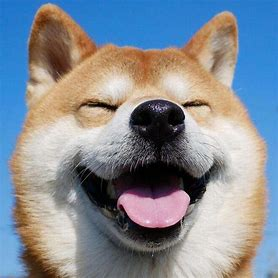
#> input picture pyzjr/augmentation/img.png, 278 x 278 px, given in place of 1604.png, which was not available
$ python pixel.py   (older library calls are emulated)
#> lines starting #> are read from the running program, lines starting #| are printed output that depends on the picture; after the words box and inside, x2 and y2 are one past the last pixel; in counts of white or black regions, pixels touching at a corner belong together; long printed decimals are rounded; pictures that were not available may be replaced by others from this repository, and a replacement may not be noted
#> further down, cv_image is the input picture: shape (278, 278, 3); mean B, G, R 148.4, 139.6, 132.6
### pyzjr/augmentation/mask_ops.py
import cv2
import numpy as np
from PIL import Image
from pyzjr.core.general import is_numpy, is_bool
from skimage.morphology import medial_axis
from scipy.ndimage import distance_transform_edt

def convert_np(image, dtype=np.uint8):
    """Convert an image to a NumPy array with the specified dtype."""
    return image if is_numpy(image) else np.array(image).astype(dtype)

# [34 lines left out: functions clip, unique, RectMask, not called in this run]

def BinaryImg(image, min_value=127, max_value=255):
    """
    Convert image to binary image
    :param image: Original image. --- (BGR format)
    :param min_value: Minimum threshold, default to 127
    :param max_value: Maximum threshold, default to 225
    """
#> called with min_value = 127, max_value = 255
    np_image = convert_np(image)
    gray_image = cv2.cvtColor(np_image, cv2.COLOR_BGR2GRAY)
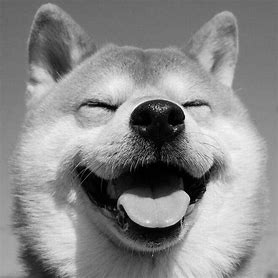
#> gray_image: shape (278, 278); min 0, max 252, mean 138.5
    _, binary_image = cv2.threshold(gray_image, min_value, max_value, cv2.THRESH_BINARY)
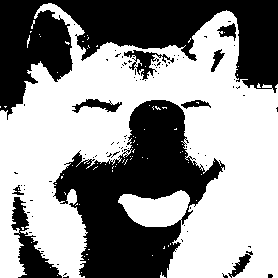
#> binary_image: shape (278, 278); 56.6% white; 93 black regions (83 under 20 px), largest, box (x1, y1, x2, y2) and area: (0, 0, 278, 120) 15623, (53, 100, 225, 278) 14709, (11, 197, 62, 278) 1450
    return binary_image

# [223 lines left out: functions up_low, approximate, ceilfloor, bool2mask, cv_distance, chamfer and 12 more, not called in this run]

# [29 lines that do not run on import are left out]

### pyzjr/measure/skeleton_extraction.py
# Skeleton extraction
"""
skeletoncv、sketionio均是使用zhang-suen骨架算法（手写算法不佳），sketion_medial_axis采用的是中轴提取
下面的膨胀、中值滤波（滤波效果中最佳）、闭运算是经过实验进行的组合，针对自己的数据集可以先尝试如果效果不佳再采取实验
"""
import cv2
import numpy as np
import skimage.filters as filters
from skimage.morphology import skeletonize, dilation, disk
from skimage import io, morphology
from pyzjr.augmentation.mask_ops import BinaryImg, medial_axis_mask

def skeletoncv(single_pic_path):
    image = cv2.imread(single_pic_path)
    binary = BinaryImg(image)
    kernel = cv2.getStructuringElement(cv2.MORPH_ELLIPSE, (3, 3))
    binary = cv2.dilate(binary, kernel, iterations=1)
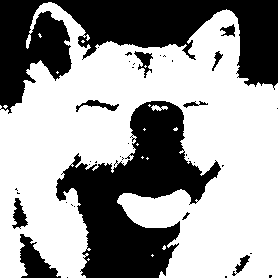
#> binary: shape (278, 278); 61.1% white; 39 black regions (28 under 20 px), largest, box (x1, y1, x2, y2) and area: (0, 0, 278, 114) 14723, (56, 101, 221, 278) 13339, (20, 234, 61, 278) 878
    binary = cv2.medianBlur(binary, 5)
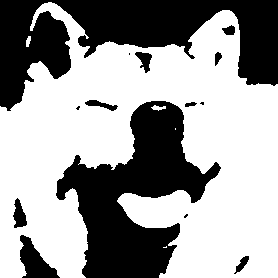
#> binary: shape (278, 278); 61.2% white; 14 black regions (4 under 20 px), largest, box (x1, y1, x2, y2) and area: (0, 0, 278, 111) 14758, (56, 101, 221, 278) 13412, (20, 235, 60, 278) 872
    binary = cv2.dilate(binary, kernel, iterations=1)
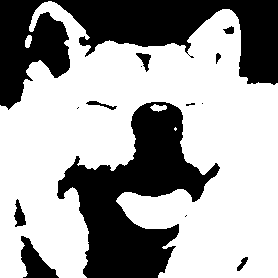
#> binary: shape (278, 278); 63.6% white; 14 black regions (5 under 20 px), largest, box (x1, y1, x2, y2) and area: (0, 0, 278, 110) 14103, (57, 102, 220, 278) 12678, (21, 236, 59, 278) 775
    binary = cv2.medianBlur(binary, 5)
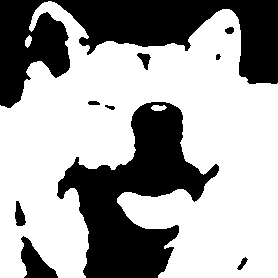
#> binary: shape (278, 278); 63.7% white; 10 black regions, largest, box (x1, y1, x2, y2) and area: (0, 0, 278, 108) 14095, (57, 102, 219, 278) 12688, (21, 236, 58, 278) 771
    kernel = cv2.getStructuringElement(cv2.MORPH_ELLIPSE, (3, 3))
    binary = cv2.morphologyEx(binary, cv2.MORPH_CLOSE, kernel)
#> binary: shape (278, 278); 63.7% white; 11 black regions, largest, box (x1, y1, x2, y2) and area: (57, 102, 219, 278) 12684, (51, 0, 278, 84) 9233, (0, 0, 70, 108) 4857
    skeleton = skeletonize(binary / 255)
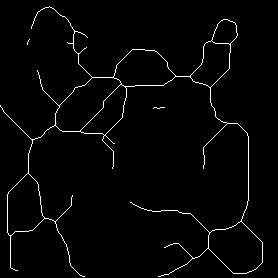
#> skeleton: shape (278, 278) bool; 2.1% white in thin lines or dots
    skeleton = (skeleton * 255).astype(np.uint8)
#> skeleton: shape (278, 278); 2.1% white in thin lines or dots
    return skeleton

# [29 lines left out: functions sketionio, sketion_medial_axis, not called in this run]


# [21 lines that do not run on import are left out]

### pyzjr/augmentation/PIC.py
import cv2
from pylab import *
import pyzjr.Z as Z
from pyzjr.Math import *
from skimage.morphology import disk
from skimage.filters import rank
from skimage import measure
from pyzjr.augmentation.mask_ops import BinaryImg
from PIL import Image

# [76 lines left out: functions convert_pil_to_cv, convert_cv_to_pil, getContours, labelpoint, get_warp_perspective, not called in this run]

def SearchOutline(binary_image):
    """
    在给定图像中搜索轮廓并返回轮廓的坐标列表。
    :param binary_image: 要搜索轮廓的图像。
    :return: 包含轮廓坐标的列表，每个坐标表示裂缝的一个点，坐标格式为 [(x, y),...]。
    """
    contours = measure.find_contours(binary_image, level=128, fully_connected='low', positive_orientation='low')
#> contours = 697 point arrays, longest 133 points
    contours_xy = [np.fliplr(np.vstack(contour)).astype(np.int32) for contour in contours]
#> contours_xy = 697 items
    return contours_xy

def drawOutline(blackbackground, contours, color=Z.purple, thickness=1):
    """绘制轮廓"""
    cv2.drawContours(blackbackground, contours, -1, color, thickness=thickness)

# [14 lines left out: function gradientOutline, not called in this run]

### nn/devices.py
"""
Copyright (c) 2023, Auorui.
All rights reserved.

This module is used for loading devices and releasing device memory.
"""
import gc
import time
import psutil
import torch
import threading

# [54 lines left out: functions de_parallel, Central_Processing_Unit, Graphics_Processing_Unit, use_all_gpu, load_owned_device, load_device_on_model, not called in this run]

CPU = cpu = Central_Processing_Unit
GPU = gpu = Graphics_Processing_Unit

# [17 lines left out: functions release_gpu_memory, release_memory, not called in this run]

class PeakCPUMemory:
    def __init__(self):
        self.process = psutil.Process()
        self.peak_monitoring = False

    # [20 lines left out: functions peak_monitor, start, stop, not called in this run]


cpu_peak_tracker = PeakCPUMemory()


# [50 lines left out: functions start_measure, end_measure, log_measures, not called in this run]

# [15 lines that do not run on import are left out]

### pyzjr/core/general.py
import re
import os
import torch
import torch.nn as nn
import numpy as np
from PIL import Image
import pyzjr.Z as Z
import platform

def is_tensor(img):
    """Check if the input image is torch format."""
    return isinstance(img, torch.Tensor)

def is_pil(img):
    """Check if the input image is PIL format."""
    return isinstance(img, Image.Image)

def is_numpy(img):
    """Check if the input image is Numpy format."""
    return isinstance(img, np.ndarray)

def is_gray_image(image):
    return (len(image.shape) == 2) or (len(image.shape) == 3 and image.shape[-1] == 1)

def is_rgb_image(image):
    return len(image.shape) == 3 and image.shape[-1] == 3

def is_parallel(model):
    # Returns True if model is of type DP or DDP
    return isinstance(model, (nn.parallel.DataParallel, nn.parallel.DistributedDataParallel))

def is_str(param):
    return isinstance(param, str)

def is_int(param):
    return isinstance(param, int)

def is_float(param):
    return isinstance(param, float)

def is_bool(param):
    return param.dtype == np.bool_

def is_list(param):
    return isinstance(param, list)

def is_tuple(param):
    return isinstance(param, tuple)

def is_list_or_tuple(param):
    return isinstance(param, (list, tuple))

def is_none(param):
    return True if param is None else False

def is_not_none(param):
    return not is_none(param)

def is_positive_int(param):
    return is_int(param) and param > 0

def is_nonnegative_int(param):
    return is_int(param) and param >= 0

# [16 lines left out: functions is_ascii, is_url, not called in this run]

def is_image_extension(image_name):
    ext = image_name.split('.')
    return ext[-1] in Z.IMG_FORMATS and is_str(image_name)

def is_video_extension(video_name):
    ext = video_name.split('.')
    return ext[-1] in Z.VID_FORMATS and is_str(video_name)

def is_file(path):
    return os.path.isfile(path) and is_str(path)

def is_directory(path):
    return os.path.isdir(path) and is_str(path)

def is_directory_not_empty(path):
    return os.path.isdir(path) and len(os.listdir(path)) > 0 and is_str(path)

def is_path_exists(path):
    return os.path.exists(path) and is_str(path)

def is_windows():
    if platform.system() == "Windows":
        return True

def is_linux():
    if platform.system() == "Linux":
        return True

def is_odd(n):
    return n % 2 != 0

def is_even(n):
    return n % 2 == 0

# [3 lines that do not run on import are left out]

### pyzjr/measure/pixel.py
import numpy as np
import cv2
import string
from skimage.filters import threshold_otsu
from skimage.morphology import skeletonize
from skimage import morphology, measure

from pyzjr.core.general import is_gray_image
from pyzjr.augmentation.PIC import SearchOutline
from pyzjr.visualize.color import putBoxText

# [111 lines left out: functions SkeletonMap, incircle, outcircle, foreground_contour_length, get_each_crack_areas, not called in this run]

if __name__=="__main__":
    from pyzjr.measure.skeleton_extraction import skeletoncv
    path = r'D:\PythonProject\pyzjrPyPi\models_img\1604.png'
    cv_image = cv2.imread(path)
    image = skeletoncv(path)
    # image = BinaryImg(cv_image)
    contour_lengths, all_length = foreground_contour_length(image)
#> the loop in foreground_contour_length, `for contour in contours_xy:` made 697 passes
#> after the loop in foreground_contour_length, `for contour in contours_xy:`: contour_lengths = 46 values, max 131.4 at index 23, min 13.41 at index 18, mean 31.07
#> in foreground_contour_length, `all_length = np.sum(contour_lengths)`: all_length = 1429.4
#> all_length = 1429.4

    print(all_length)
#| 1429.439
    for i, length in enumerate(contour_lengths):
        print(f"Contour {i} length: {length}")
#> this loop made 46 passes
#> length on passes 1 to 12: 17.41, 14.83, 40.83, 29.41, 22.83, 27.41, 27.41, 21.41, 26.83, 33.41, 38.83, 46.83
#| Contour 0 length: 17.414
#| Contour 1 length: 14.828
#| Contour 2 length: 40.828
#| Contour 3 length: 29.414
#| Contour 4 length: 22.828
#| Contour 5 length: 27.414
#| Contour 6 length: 27.414
#| Contour 7 length: 21.414
#> (further printed lines are left out)
